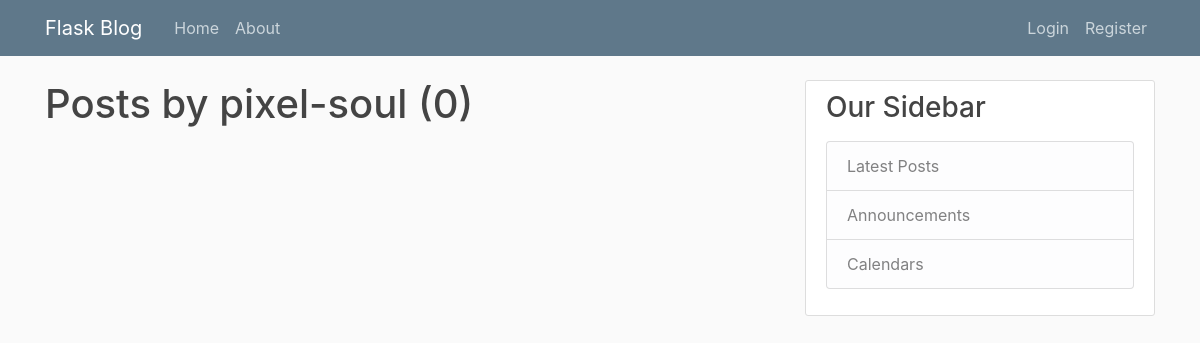
The app's page /user/pixel-soul, older data.
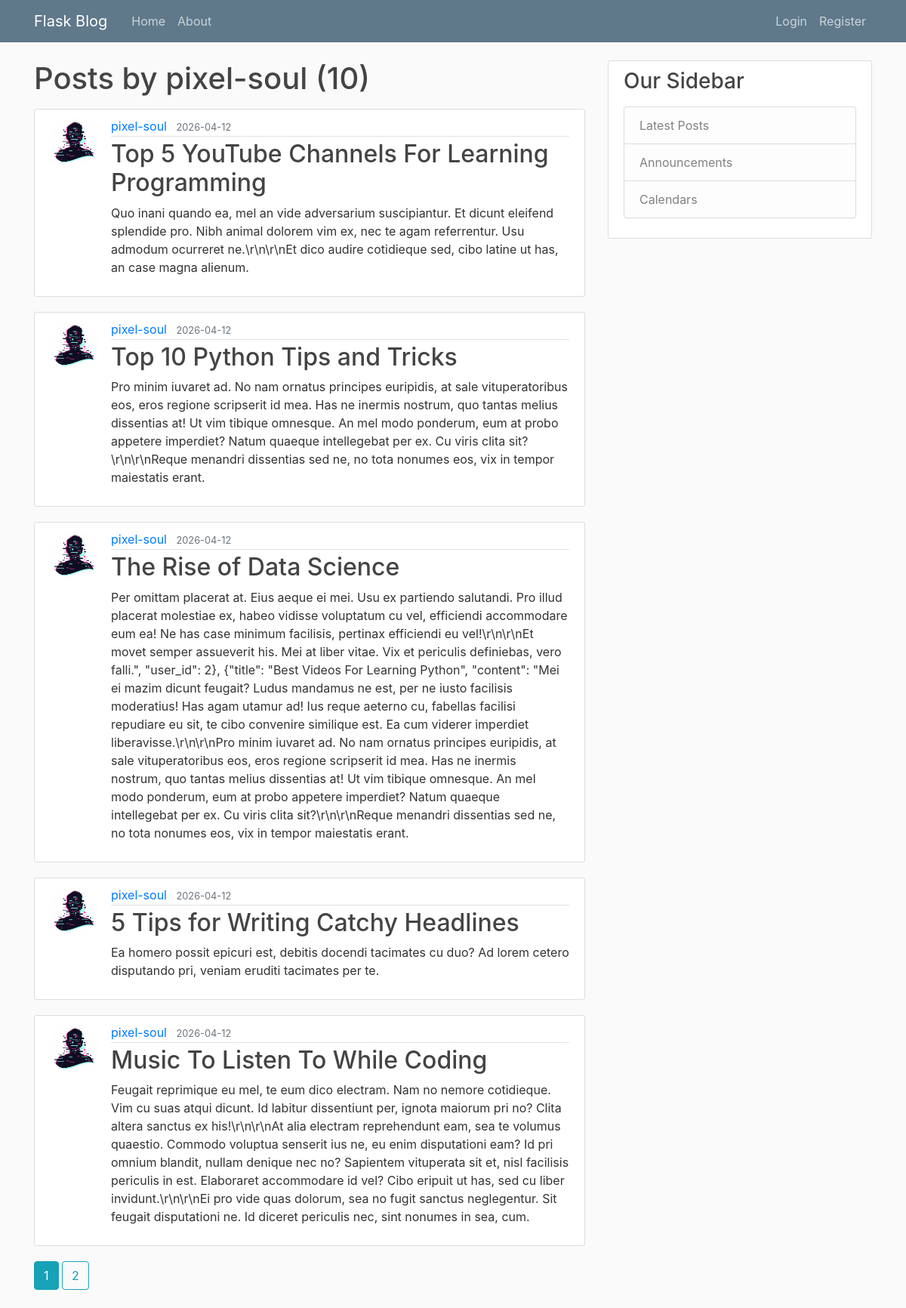
The same page, newer data.
### flask_blog/models.py (models this page shows, shortened)
class User(db.Model, UserMixin):
    id = db.Column(db.Integer, primary_key=True)
    username = db.Column(db.String(20), unique=True, nullable=False)
    email = db.Column(db.String(120), unique=True, nullable=False)
    image_file = db.Column(db.String(20), nullable=False, default='default.jpg')
    password = db.Column(db.String(60), nullable=False)
    posts = db.relationship('Post', backref='author', lazy=True)

class Post(db.Model):
    id = db.Column(db.Integer, primary_key=True)
    title = db.Column(db.String(100), nullable=False)
    content = db.Column(db.Text, nullable=False)
    date_posted = db.Column(db.DateTime, nullable=False, default=datetime.utcnow)
    user_id = db.Column(db.Integer, db.ForeignKey('user.id'), nullable=False)

### flask_blog/users/routes.py (the view)
@users.route("/user/<string:username>")
def user_posts(username):
    page = request.args.get('page', 1, type=int)
    user = User.query.filter_by(username=username).first_or_404()
    posts = Post.query.filter_by(author=user)\
        .order_by(Post.date_posted.desc())\
        .paginate(per_page=5, page=page)
    return render_template("user_posts.html",posts=posts, user=user)

### flask_blog/templates/user_posts.html
{% extends "layout.html" %}
{% block content %}
    <h1 class="mb-3">Posts by {{ user.username }} ({{ posts.total }})</h1>
    {% for post in posts.items %}
        <article class="media content-section">
            <img class="rounded-circle article-img" src="{{ url_for('static', filename='profile_pics/' + post.author.image_file) }}">
            <div class="media-body">
                <div class="article-metadata">
                <a class="mr-2" href="{{ url_for('users.user_posts', username=post.author.username) }}">{{ post.author.username }}</a>
                <small class="text-muted">{{ post.date_posted.strftime('%Y-%m-%d') }}</small>
                </div>
                <h2><a class="article-title" href="{{ url_for('posts.post', post_id=post.id) }}">{{ post.title }}</a></h2>
                <p class="article-content">{{ post.content }}</p>
            </div>
        </article>
    {% endfor %}
    {% for page_num in posts.iter_pages(left_edge=1, right_edge=1, left_current=1, right_current=1) %}
        {% if page_num %}
            {% if page_num == posts.page %}
                <a class="btn btn-info mb-4" href="{{ url_for('users.user_posts', username=user.username, page=page_num) }}">{{ page_num }}</a>
            {% else %}
                <a class="btn btn-outline-info mb-4" href="{{ url_for('users.user_posts', username=user.username, page=page_num) }}">{{ page_num }}</a>
            {% endif %}
        {% else %}
            <span class="mr-2">...</span>
        {% endif %}
    {% endfor %}
{% endblock content %}

### flask_blog/templates/layout.html (shortened to what this page needs)
<!DOCTYPE html>
<html>
<head>
    <link rel="stylesheet" href="https://maxcdn.bootstrapcdn.com/bootstrap/4.0.0/css/bootstrap.min.css">
    <link rel="stylesheet" type="text/css" href="{{ url_for('static', filename='main.css') }}">
</head>
<body>
    <header class="site-header">
      <nav class="navbar navbar-expand-md navbar-dark bg-steel fixed-top">
        <div class="container">
          <a class="navbar-brand mr-4" href="/">Flask Blog</a>
          <div class="collapse navbar-collapse" id="navbarToggle">
            <div class="navbar-nav mr-auto">
              <a class="nav-item nav-link" href="{{ url_for('main.home') }}">Home</a>
              <a class="nav-item nav-link" href="{{ url_for('main.about') }}">About</a>
            </div>
            <div class="navbar-nav">
              {% if current_user.is_authenticated %}
                <a class="nav-item nav-link" href="{{ url_for('posts.new_post') }}">New Post</a>
                <a class="nav-item nav-link" href="{{ url_for('users.account') }}">Account</a>
                <a class="nav-item nav-link" href="{{ url_for('users.logout') }}">Logout</a>
              {% else %}
                <a class="nav-item nav-link" href="{{ url_for('users.login') }}">Login</a>
                <a class="nav-item nav-link" href="{{ url_for('users.register') }}">Register</a>
              {% endif %}
            </div>
          </div>
        </div>
      </nav>
    </header>
    <main role="main" class="container">
      <div class="row">
        <div class="col-md-8">
          {% block content %}{% endblock %}
        </div>
        <div class="col-md-4">
          <div class="content-section">
            <h3>Our Sidebar</h3>
            <p class='text-muted'>
              <ul class="list-group">
                <li class="list-group-item list-group-item-light">Latest Posts</li>
                <li class="list-group-item list-group-item-light">Announcements</li>
                <li class="list-group-item list-group-item-light">Calendars</li>
              </ul>
            </p>
          </div>
        </div>
      </div>
    </main>
</body>
</html>

### flask_blog/static/main.css (style rules this page uses)
body { background: #fafafa; color: #333333; margin-top: 5rem; }
h1, h2, h3, h4, h5, h6 { color: #444444; }
.bg-steel { background-color: #5f788a; }
.site-header .navbar-nav .nav-link { color: #cbd5db; }
.content-section { background: #ffffff; padding: 10px 20px; border: 1px solid #dddddd; border-radius: 3px; margin-bottom: 20px; }
.article-title { color: #444444; }
.article-content { white-space: pre-line; }
.article-img { height: 65px; width: 65px; margin-right: 16px; }
.article-metadata { padding-bottom: 1px; margin-bottom: 4px; border-bottom: 1px solid #e3e3e3 }

Row changes from the older to the newer data that the page shows:
added Post: image_file (placeholder picture), author.username "pixel-soul", date_posted "2026-04-12", title "Top 5 YouTube Channels For Learning Programming", content "Quo inani quando ea, mel an vide adversarium suscipiantur. Et dicunt eleifend splendide pro. Nibh animal dolorem vim ex, nec te agam referrentur. Usu admodum ocurreret ne.\\r\\n\\r\\nEt dico audire cotidieque sed, cibo latine ut has, an case magna alienum."
added Post: image_file (placeholder picture), author.username "pixel-soul", date_posted "2026-04-12", title "Top 10 Python Tips and Tricks", content "Pro minim iuvaret ad. No nam ornatus principes euripidis, at sale vituperatoribus eos, eros regione scripserit id mea. Has ne inermis nostrum, quo tantas melius dissentias at! Ut vim tibique omnesque. An mel modo ponderum, eum at probo appetere imperdiet? Natum quaeque intellegebat per ex. Cu viris clita sit?\\r\\n\\r\\nReque menandri dissentias sed ne, no tota nonumes eos, vix in tempor maiestatis erant."
added Post: image_file (placeholder picture), author.username "pixel-soul", date_posted "2026-04-12", title "The Rise of Data Science", content "Per omittam placerat at. Eius aeque ei mei. Usu ex partiendo salutandi. Pro illud placerat molestiae ex, habeo vidisse voluptatum cu vel, efficiendi accommodare eum ea! Ne has case minimum facilisis, pertinax efficiendi eu vel!\\r\\n\\r\\nEt movet semper assueverit his. Mei at liber vitae. Vix et periculis definiebas, vero falli.\", \"user_id\": 2}, {\"title\": \"Best Videos For Learning Python\", \"content\": \"Mei ei mazim dicunt feugait? Ludus mandamus ne est, per ne iusto facilisis moderatius! Has agam utamur ad! Ius reque aeterno cu, fabellas facilisi repudiare eu sit, te cibo convenire similique est. Ea cum viderer imperdiet liberavisse.\\r\\n\\r\\nPro minim iuvaret ad. No nam ornatus principes…"
added Post: image_file (placeholder picture), author.username "pixel-soul", date_posted "2026-04-12", title "5 Tips for Writing Catchy Headlines", content "Ea homero possit epicuri est, debitis docendi tacimates cu duo? Ad lorem cetero disputando pri, veniam eruditi tacimates per te."
added Post: image_file (placeholder picture), author.username "pixel-soul", date_posted "2026-04-12", title "Music To Listen To While Coding", content "Feugait reprimique eu mel, te eum dico electram. Nam no nemore cotidieque. Vim cu suas atqui dicunt. Id labitur dissentiunt per, ignota maiorum pri no? Clita altera sanctus ex his!\\r\\n\\r\\nAt alia electram reprehendunt eam, sea te volumus quaestio. Commodo voluptua senserit ius ne, eu enim disputationi eam? Id pri omnium blandit, nullam denique nec no? Sapientem vituperata sit et, nisl facilisis periculis in est. Elaboraret accommodare id vel? Cibo eripuit ut has, sed cu liber invidunt.\\r\\n\\r\\nEi pro vide quas dolorum, sea no fugit sanctus neglegentur. Sit feugait disputationi ne. Id diceret periculis nec, sint nonumes in sea, cum."
Text that changed along with them:
{{ posts.total }}: "0" → "10"
new list line: "1"
new list line: "2"
